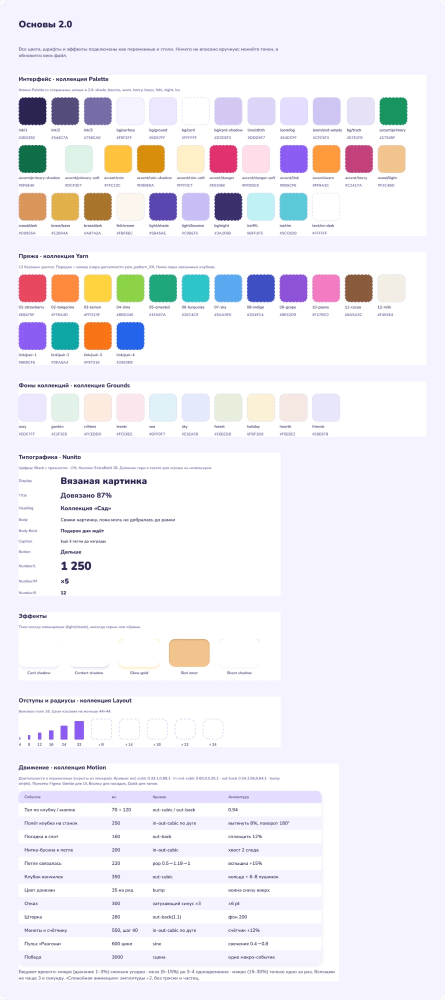
#> input picture design/figma-2.0/02-foundations.png, 890 x 2000 px (shown at 1/2 size)
$ python screen_mock.py ../../design/figma-2.0/01-gameplay.png out.png ../../design/figma-2.0/02-foundations.png
#> lines starting #> are read from the running program, lines starting #| are printed output that depends on the picture
"""
Макет экрана уровня 2.0 без Unity: спрайты рисует dotnet/KnittedPicture.ArtPreview (тот же код, что в игре),
раскладка повторяет формулы GameScreen/KnitBoard. Нужен, чтобы сверять пропорции с Figma.

    dotnet run -c Release --project dotnet/KnittedPicture.ArtPreview -- OUT
    python3 tools/design/screen_mock.py OUT/sprites mock.png
"""
import math
import sys
from PIL import Image, ImageDraw, ImageFont

SPR = sys.argv[1]
OUT = sys.argv[2]
K = 2  # пикселей на точку
W, H = 390, 800
PAD = 16
FONT_BOLD = 'Assets/Resources/Fonts/Main.ttf'
FONT_REG = 'Assets/Resources/Fonts/Regular.ttf'

def hexc(h, a=255):
    h = h.lstrip('#'); return (int(h[0:2], 16), int(h[2:4], 16), int(h[4:6], 16), a)

def spr(name):
    return Image.open(f'{SPR}/{name}.png').convert('RGBA')

img = Image.new('RGBA', (W * K, H * K), hexc('#F7F1EA'))
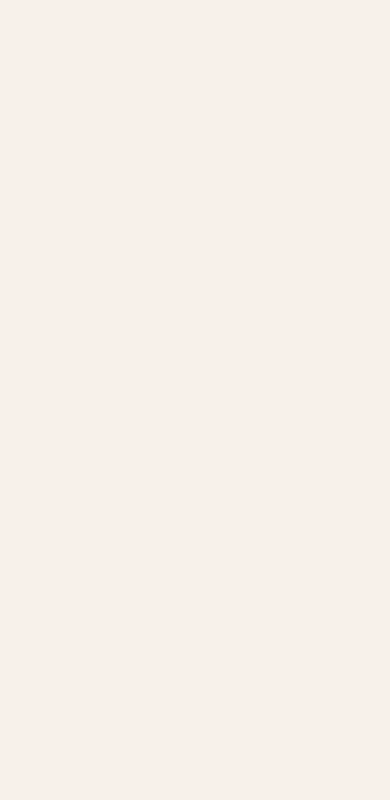
#> img: PIL image 780x1600 RGBA (shown at 1/2 size); mean R, G, B, A 247, 241, 234, 255
dr = ImageDraw.Draw(img)

def put(im, x, y, w, h, pivot=(0, 0), alpha=1.0, rot=0):
    """x, y — точка опоры в точках (y вниз), pivot — доля (0..1) от левого верхнего угла."""
    im = im.resize((max(1, round(w * K)), max(1, round(h * K))), Image.LANCZOS)
    if rot:
        im = im.rotate(rot, resample=Image.BICUBIC, expand=True)
    if alpha < 1:
        a = im.getchannel('A').point(lambda v: int(v * alpha)); im.putalpha(a)
    px = round(x * K - im.width * pivot[0]); py = round(y * K - im.height * pivot[1])
    img.alpha_composite(im, (px, py))

def nine(im, x, y, w, h, border_px, border_pt):
    """9-slice: border_px — края в текстуре, border_pt — их размер на экране в точках."""
    sw, sh = im.size; b = border_px; bp = round(border_pt * K)
    W2, H2 = round(w * K), round(h * K)
    out = Image.new('RGBA', (W2, H2), (0, 0, 0, 0))
    xs = [(0, b, 0, bp), (b, sw - b, bp, W2 - bp), (sw - b, sw, W2 - bp, W2)]
    ys = [(0, b, 0, bp), (b, sh - b, bp, H2 - bp), (sh - b, sh, H2 - bp, H2)]
    for sx0, sx1, dx0, dx1 in xs:
        for sy0, sy1, dy0, dy1 in ys:
            if dx1 <= dx0 or dy1 <= dy0: continue
            out.alpha_composite(im.crop((sx0, sy0, sx1, sy1)).resize((dx1 - dx0, dy1 - dy0), Image.LANCZOS), (dx0, dy0))
    img.alpha_composite(out, (round(x * K), round(y * K)))

def text(s, x, y, size, color, bold=True, anchor='la'):
    f = ImageFont.truetype(FONT_BOLD if bold else FONT_REG, round(size * K))
    dr.text((x * K, y * K), s, font=f, fill=color, anchor=anchor)

def pill(x, y, w, h, fill, shadow=True):
    if shadow:
        dr.rounded_rectangle((x * K, (y + 2) * K, (x + w) * K, (y + h + 2) * K), radius=h / 2 * K, fill=hexc('#D3C8F3'))
    dr.rounded_rectangle((x * K, y * K, (x + w) * K, (y + h) * K), radius=h / 2 * K, fill=fill)

INK, INK2, INK3 = hexc('#2B2350'), hexc('#544C7A'), hexc('#756CA6')
RED, BLUE, PINK, YEL = 'E8475F', '5AA9F0', 'F27BC0', 'FFD23F'

# ---------- Раскладка (GameScreen.ComputeLayout) ----------
BAR_Y = 68; TOP = BAR_Y + 22; LOOM_H = 78; BOOSTER = 64
cols = 4
col_w = (W - 2 * PAD) / cols
S = 54
DEPTH = [1, 0.84, 0.72]
def field_height():
    top = 6 + S * 0.5
    for d in (1, 2): top += S * (DEPTH[d - 1] + DEPTH[d]) * 0.5 * 0.96
    return top + S * DEPTH[2] * 0.5 + 14
def depth_y(d):
    y = field_h - 6 - S * 0.5
    for i in range(1, d + 1): y -= S * (DEPTH[i - 1] + DEPTH[i]) * 0.5 * 0.96
    return y
boosters_y = H - 10 - BOOSTER
M = 7; HEADER = 30; LABEL = 20
GW, GH = 12, 10
_gw = (W - 2 * PAD) - 2 * M - LABEL - 8; _cw = min(_gw / GW, 30); _rh = _cw * 0.82; _gap = max(_rh * 0.55, 9)
needed = 2 * M + HEADER + GH * _rh + _gap + 14
for size in range(58, 39, -2):
    S = min(size, col_w - 16)
    field_h = field_height()
    field_y = boosters_y - 8 - field_h
    region = field_y - 10 - TOP
    if region - 12 - LOOM_H >= needed:
        break
board_h = max(200, min(needed, region - 12 - LOOM_H))
extra = max(0, region - 12 - LOOM_H - board_h)
board_y = TOP + extra * 0.4
loom_y = board_y + board_h + 12

# ---------- Шапка ----------
dr.ellipse((PAD * K, 8 * K, (PAD + 44) * K, 52 * K), fill=hexc('#FFFFFF'))
for bx in (PAD + 17, PAD + 24):
    dr.rounded_rectangle((bx * K, 21 * K, (bx + 4) * K, 39 * K), radius=2 * K, fill=INK)
lw = 120
pill(W / 2 - lw / 2, 10, lw, 40, hexc('#FFFFFF'))
text('Уровень 24', W / 2, 30, 18, INK, anchor='mm')
cw_ = 96
pill(W - PAD - cw_, 8, cw_, 44, hexc('#FFFFFF'))
dr.ellipse(((W - PAD - cw_ + 12) * K, 17 * K, (W - PAD - cw_ + 38) * K, 43 * K), fill=hexc('#FFC23C'), outline=hexc('#D98E0A'), width=2 * K)
text('1 250', W - PAD - cw_ + 44, 30, 17, INK, anchor='lm')
tx = PAD + 8; tw = W - 2 * PAD - 8 - 58
dr.rounded_rectangle((tx * K, (BAR_Y - 5) * K, (tx + tw) * K, (BAR_Y + 5) * K), radius=5 * K, fill=hexc('#E9E3D5'))
frac = 0.6
dr.rounded_rectangle((tx * K, (BAR_Y - 5) * K, (tx + tw * frac) * K, (BAR_Y + 5) * K), radius=5 * K, fill=hexc('#8B5CF6'))
dr.rounded_rectangle(((tx + 5) * K, (BAR_Y - 4) * K, (tx + tw * frac - 5) * K, (BAR_Y - 2) * K), radius=1 * K, fill=(255, 255, 255, 90))
try:
    moth = Image.open(sys.argv[3]).convert('RGBA')
#> moth is the input picture: PIL image 890x2000 RGBA; mean R, G, B, A 240.2, 237.8, 244.6, 255
    put(moth, tx + tw * frac + 8, BAR_Y - 3, 34, 34, (0.5, 0.5), rot=90)
#> in put, `im = im.resize((max(1, round(w * K)), max(1, round(h * K))), Image.LAN..`:
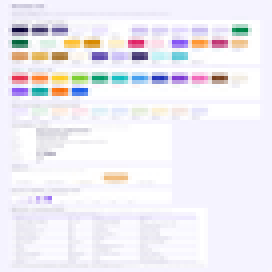
#> im: PIL image 68x68 RGBA (shown 4 times larger); mean R, G, B, A 240, 237.7, 244.3, 255
#> in put, `im = im.rotate(rot, resample=Image.BICUBIC, expand=True)`:
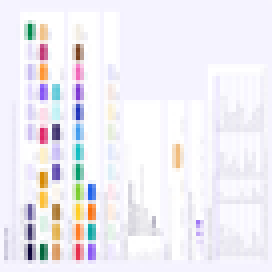
#> im: PIL image 68x68 RGBA (shown 4 times larger); mean R, G, B, A 240, 237.7, 244.3, 255
#> in put, `img.alpha_composite(im, (px, py))`:
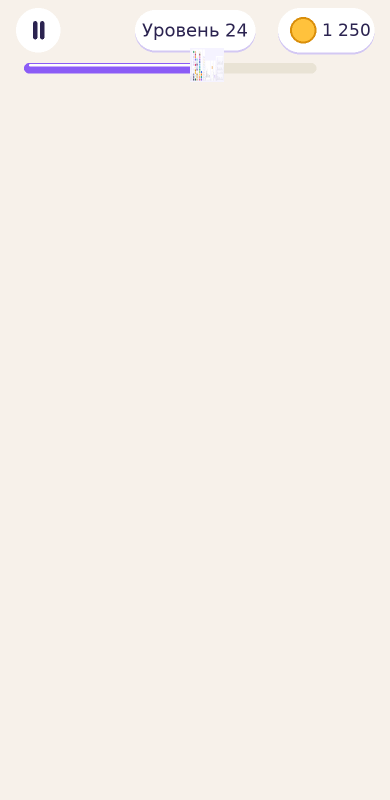
#> img: PIL image 780x1600 RGBA (shown at 1/2 size); mean R, G, B, A 246.2, 240.1, 234, 254.8; transparent parts drawn white
except Exception:
    pass

# ---------- Доска (KnitBoard) ----------
bw = W - 2 * PAD
bh = board_h
bx, by = PAD, board_y
shadow = Image.new('RGBA', (round((bw + 20) * K), round((bh + 24) * K)), (0, 0, 0, 0))
#> shadow: PIL image 756x620 RGBA; every value is 0
ImageDraw.Draw(shadow).rounded_rectangle((10 * K, 14 * K, (bw + 10) * K, (bh + 14) * K), radius=24 * K, fill=(91, 69, 174, 50))
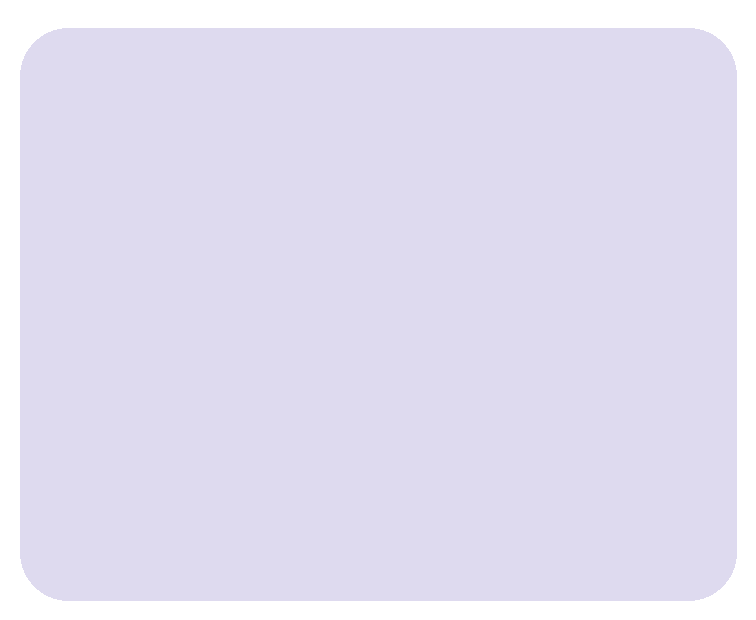
#> shadow: PIL image 756x620 RGBA; mean R, G, B, A 79.4, 60.2, 151.8, 43.6; transparent parts drawn white
from PIL import ImageFilter
img.alpha_composite(shadow.filter(ImageFilter.GaussianBlur(8 * K)), (round((bx - 10) * K), round((by - 6) * K)))
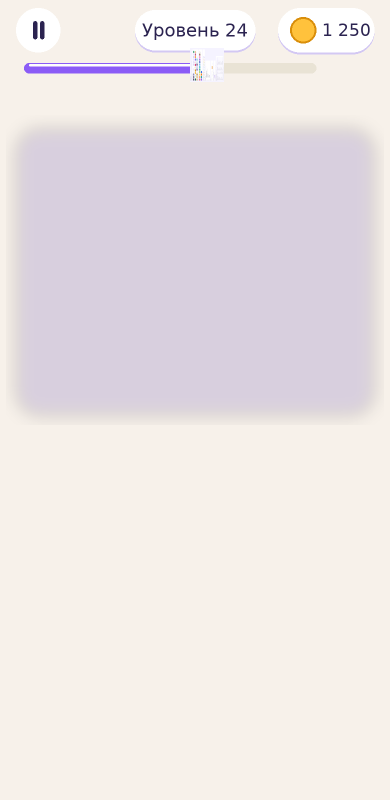
#> img: PIL image 780x1600 RGBA (shown at 1/2 size); mean R, G, B, A 235.8, 228.8, 229.5, 254.8; transparent parts drawn white
nine(spr('wood'), bx, by, bw, bh, 96, 32)
#> (the run stopped early here; a loop or call above may not have finished)

$ run again, on design/figma-2.0/07-meta.png
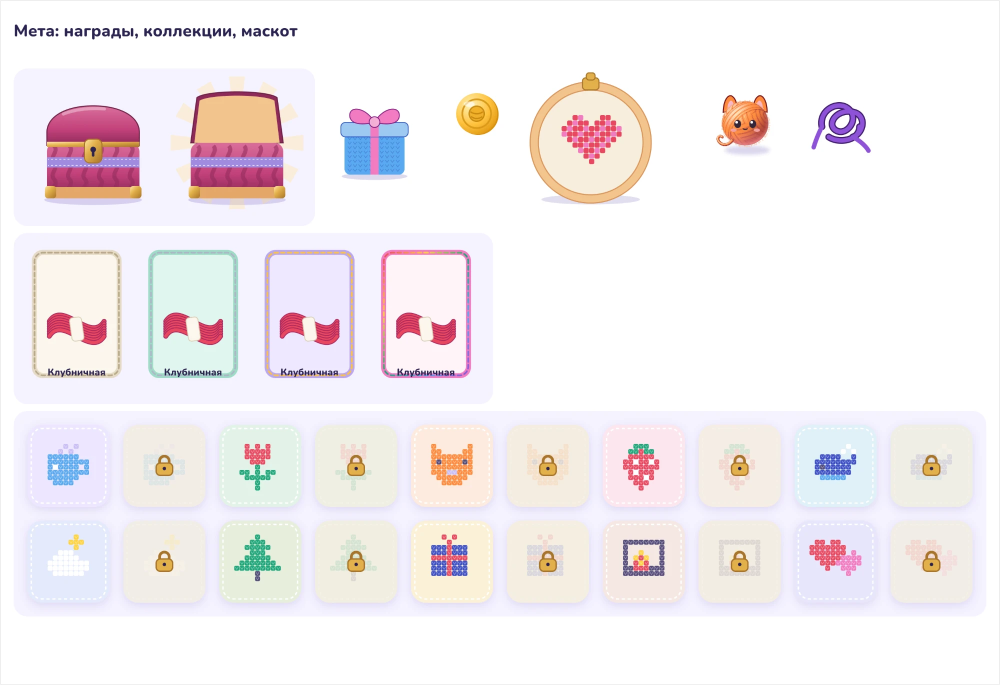
#> input picture design/figma-2.0/07-meta.png, 2000 x 1370 px (shown at 1/2 size)
#> moth is the input picture: PIL image 2000x1370 RGBA; mean R, G, B, A 243.5, 237.7, 239.9, 255
#> in put, `im = im.resize((max(1, round(w * K)), max(1, round(h * K))), Image.LAN..`:
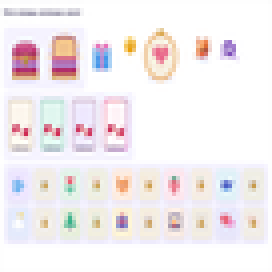
#> im: PIL image 68x68 RGBA (shown 4 times larger); mean R, G, B, A 243.3, 237.5, 239.7, 255
#> in put, `im = im.rotate(rot, resample=Image.BICUBIC, expand=True)`:
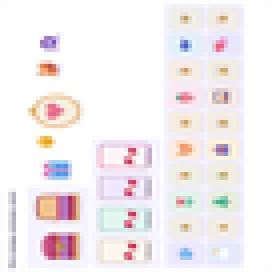
#> im: PIL image 68x68 RGBA (shown 4 times larger); mean R, G, B, A 243.3, 237.5, 239.7, 255
